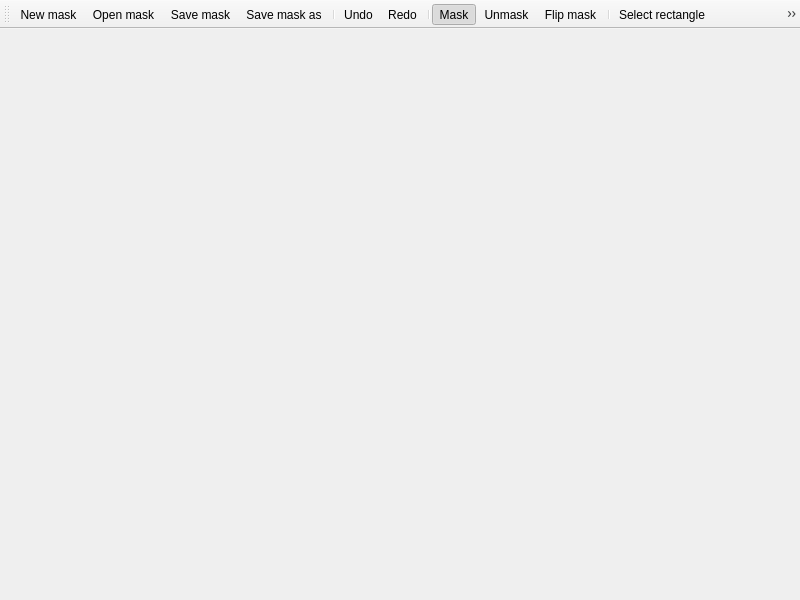
<?xml version="1.0" encoding="UTF-8"?>
<ui version="4.0">
 <class>MainWindow</class>
 <widget class="QMainWindow" name="MainWindow">
  <property name="geometry">
   <rect>
    <x>0</x>
    <y>0</y>
    <width>800</width>
    <height>600</height>
   </rect>
  </property>
  <property name="windowTitle">
   <string>Mask editor</string>
  </property>
  <property name="windowIcon">
   <iconset resource="../../../resource/icons/icons.qrc">
    <normaloff>:/icons/flipmask.svg</normaloff>:/icons/flipmask.svg</iconset>
  </property>
  <widget class="QWidget" name="centralwidget"/>
  <widget class="QToolBar" name="toolBar">
   <property name="windowTitle">
    <string>toolBar</string>
   </property>
   <attribute name="toolBarArea">
    <enum>TopToolBarArea</enum>
   </attribute>
   <attribute name="toolBarBreak">
    <bool>false</bool>
   </attribute>
   <addaction name="actionNew_mask"/>
   <addaction name="actionOpen_mask"/>
   <addaction name="actionSave_mask"/>
   <addaction name="actionSave_mask_as"/>
   <addaction name="separator"/>
   <addaction name="actionUndo"/>
   <addaction name="actionRedo"/>
   <addaction name="separator"/>
   <addaction name="actionMask"/>
   <addaction name="actionUnmask"/>
   <addaction name="actionFlip_mask"/>
   <addaction name="separator"/>
   <addaction name="actionSelect_rectangle"/>
   <addaction name="actionSelect_a_circle"/>
   <addaction name="actionLasso_selector"/>
   <addaction name="separator"/>
   <addaction name="actionPixel_hunt"/>
  </widget>
  <action name="actionNew_mask">
   <property name="icon">
    <iconset theme="document-new">
     <normaloff>.</normaloff>.</iconset>
   </property>
   <property name="text">
    <string>New mask</string>
   </property>
   <property name="toolTip">
    <string>Create a new mask</string>
   </property>
  </action>
  <action name="actionOpen_mask">
   <property name="icon">
    <iconset theme="document-open">
     <normaloff>.</normaloff>.</iconset>
   </property>
   <property name="text">
    <string>Open mask</string>
   </property>
   <property name="toolTip">
    <string>Load a mask file</string>
   </property>
  </action>
  <action name="actionSave_mask">
   <property name="icon">
    <iconset theme="document-save">
     <normaloff>.</normaloff>.</iconset>
   </property>
   <property name="text">
    <string>Save mask</string>
   </property>
   <property name="toolTip">
    <string>Save mask file</string>
   </property>
  </action>
  <action name="actionSave_mask_as">
   <property name="icon">
    <iconset theme="document-save-as">
     <normaloff>.</normaloff>.</iconset>
   </property>
   <property name="text">
    <string>Save mask as...</string>
   </property>
   <property name="toolTip">
    <string>Save mask to a new file</string>
   </property>
  </action>
  <action name="actionUndo">
   <property name="icon">
    <iconset theme="edit-undo">
     <normaloff>.</normaloff>.</iconset>
   </property>
   <property name="text">
    <string>Undo</string>
   </property>
   <property name="toolTip">
    <string>Undo last operation</string>
   </property>
  </action>
  <action name="actionRedo">
   <property name="icon">
    <iconset theme="edit-redo">
     <normaloff>.</normaloff>.</iconset>
   </property>
   <property name="text">
    <string>Redo</string>
   </property>
   <property name="toolTip">
    <string>Redo last undone operation</string>
   </property>
  </action>
  <action name="actionMask">
   <property name="checkable">
    <bool>true</bool>
   </property>
   <property name="checked">
    <bool>true</bool>
   </property>
   <property name="icon">
    <iconset resource="../../../resource/icons/icons.qrc">
     <normaloff>:/icons/mask.svg</normaloff>:/icons/mask.svg</iconset>
   </property>
   <property name="text">
    <string>Mask</string>
   </property>
   <property name="toolTip">
    <string>Select mask mode</string>
   </property>
  </action>
  <action name="actionUnmask">
   <property name="checkable">
    <bool>true</bool>
   </property>
   <property name="icon">
    <iconset resource="../../../resource/icons/icons.qrc">
     <normaloff>:/icons/unmask.svg</normaloff>:/icons/unmask.svg</iconset>
   </property>
   <property name="text">
    <string>Unmask</string>
   </property>
   <property name="toolTip">
    <string>Select unmask mode</string>
   </property>
  </action>
  <action name="actionFlip_mask">
   <property name="checkable">
    <bool>true</bool>
   </property>
   <property name="icon">
    <iconset resource="../../../resource/icons/icons.qrc">
     <normaloff>:/icons/flipmask.svg</normaloff>:/icons/flipmask.svg</iconset>
   </property>
   <property name="text">
    <string>Flip mask</string>
   </property>
   <property name="toolTip">
    <string>Select mask flipping mode</string>
   </property>
  </action>
  <action name="actionSelect_rectangle">
   <property name="checkable">
    <bool>true</bool>
   </property>
   <property name="icon">
    <iconset resource="../../../resource/icons/icons.qrc">
     <normaloff>:/icons/selectrectangle.svg</normaloff>:/icons/selectrectangle.svg</iconset>
   </property>
   <property name="text">
    <string>Select rectangle</string>
   </property>
   <property name="toolTip">
    <string>Select a rectangular area</string>
   </property>
  </action>
  <action name="actionSelect_a_circle">
   <property name="checkable">
    <bool>true</bool>
   </property>
   <property name="icon">
    <iconset resource="../../../resource/icons/icons.qrc">
     <normaloff>:/icons/selectcircle.svg</normaloff>:/icons/selectcircle.svg</iconset>
   </property>
   <property name="text">
    <string>Select a circle</string>
   </property>
   <property name="toolTip">
    <string>Select a circular area</string>
   </property>
  </action>
  <action name="actionLasso_selector">
   <property name="checkable">
    <bool>true</bool>
   </property>
   <property name="icon">
    <iconset resource="../../../resource/icons/icons.qrc">
     <normaloff>:/icons/selectpolygon.svg</normaloff>:/icons/selectpolygon.svg</iconset>
   </property>
   <property name="text">
    <string>Lasso selector</string>
   </property>
   <property name="toolTip">
    <string>Select an area by looping it around</string>
   </property>
  </action>
  <action name="actionPixel_hunt">
   <property name="checkable">
    <bool>true</bool>
   </property>
   <property name="icon">
    <iconset resource="../../../resource/icons/icons.qrc">
     <normaloff>:/icons/pixelhunt.svg</normaloff>:/icons/pixelhunt.svg</iconset>
   </property>
   <property name="text">
    <string>Pixel hunt</string>
   </property>
   <property name="toolTip">
    <string>Mask/unmask single pixels</string>
   </property>
  </action>
 </widget>
 <resources>
  <include location="../../../resource/icons/icons.qrc"/>
 </resources>
 <connections/>
</ui>
